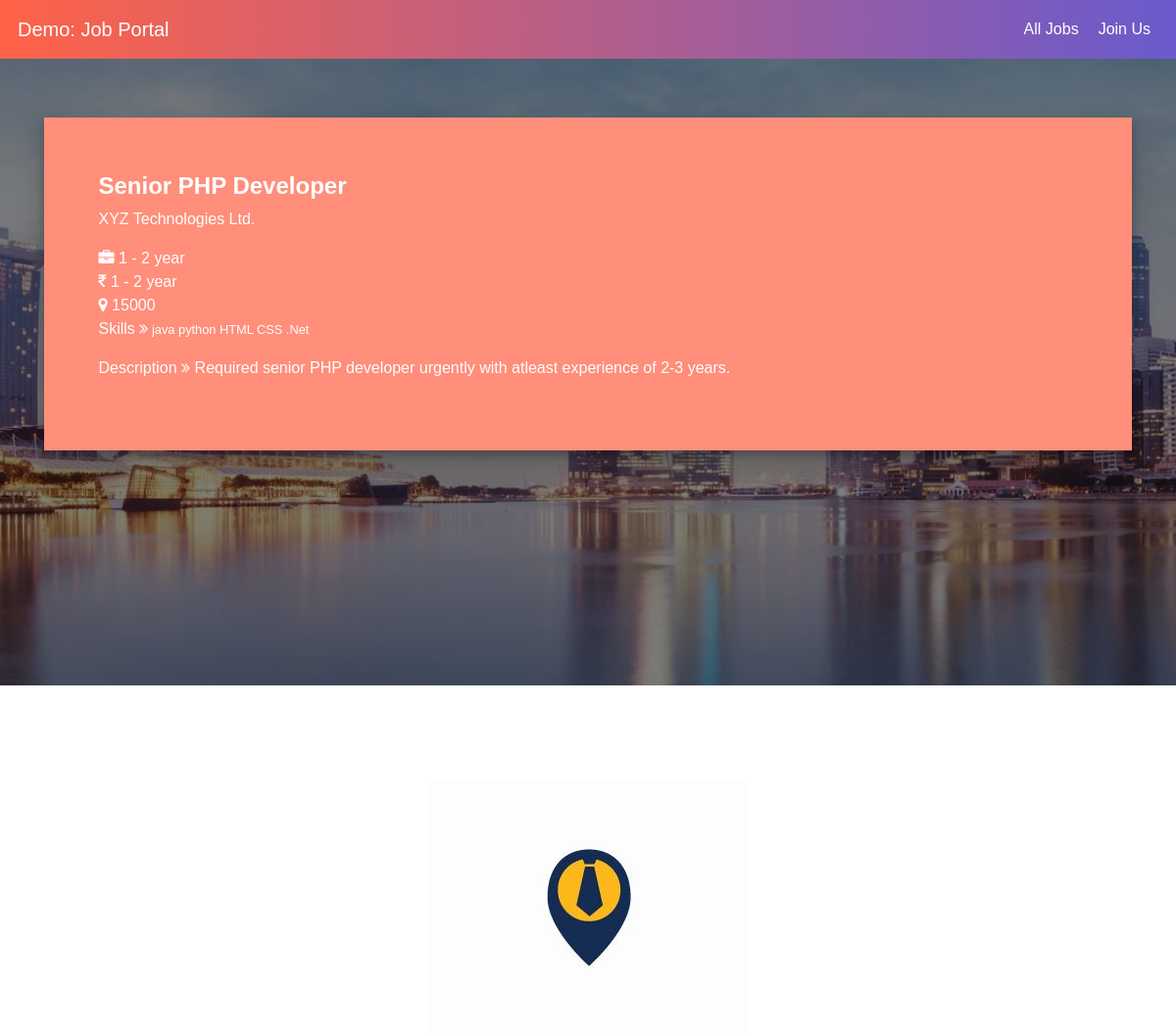
The app's page /description/1 with its own data.
### tables this page shows
CREATE TABLE `joblist` (
  `job_id` int(255) NOT NULL,
  `job_title` varchar(100) NOT NULL,
  `job_location` varchar(50) NOT NULL,
  `job_skills` varchar(150) NOT NULL,
  `job_salary` int(255) NOT NULL,
  `job_company_name` varchar(150) NOT NULL,
  `job_description` varchar(400) NOT NULL,
  `job_experience` varchar(50) NOT NULL,
  `job_employeer_email` varchar(50) NOT NULL
);

### application/controllers/Home.php (called while the page is built, shortened)
<?php
class Home extends CI_Controller {
	function __construct() {
		$this->load->library('session');
		$this->load->helper('url');
		$this->load->model('job_model');
		$this->data = $this->job_model->readJobs();
	}
	public function job()
	{
		$item = $this->data;
		$data['job'] = $item[$this->uri->segment(2)];
		$this->load->view('description',$data);
	}
}

### index.php (called while the page is built, shortened)
<?php
require_once BASEPATH.'core/CodeIgniter.php';

### application/models/Job_model.php (called while the page is built, shortened)
<?php
class Job_model extends CI_Model {
    public function readJobs(){
        $query = $this->db->get('joblist');
        return $query->result_array();
    }
}
?>

### application/views/description.php (the view)
<?php require('header.php'); ?>
<div class="banner ">
    <div class="container login-container">
        <div class="login-form-3">
				<?php
				$names = explode(",", $job['job_skills']);
				echo "<h4><b>".$job['job_title']."</b></h4>
				<p>".$job['job_company_name']."</p>
				<i class='fa fa-briefcase'></i><span> ".$job['job_experience']."</span><br/>
				<i class='fa fa-inr'></i><span> ".$job['job_experience']."</span><br/>
				<i class='fa fa-map-marker'></i><span> ".$job['job_salary']."</span>
				<p>Skills <i class='fa fa-angle-double-right'></i>";
				foreach($names as $name){ echo '<small> '.$name.'</small>'; }
				echo "<p>Description <i class='fa fa-angle-double-right'></i> ".$job['job_description'];
				?>
		</div>
    </div>
</section>
<?php require('footer.php'); ?>

### css/style.css (style rules this page uses)
* { padding: 0; margin: 0; font-family: sans-serif; }
.banner { height: 80vh; background-image: linear-gradient(rgba(0,0,0,0.5),rgba(0,0,0,0.5)),url(../images/banner1.png); background-size: cover; background-position: center; color: #fff; }

### css/registercss.css (style rules this page uses)
.login-container { padding-top:5%; margin-bottom: 5%; }
.login-form-3 { padding: 5%; background: #ff8e7a; box-shadow: 0 5px 8px 0 rgba(0, 0, 0, 0.2), 0 9px 26px 0 rgba(0, 0, 0, 0.19); }

### records on screen
joblist: job_title "Senior PHP Developer", job_company_name "XYZ Technologies Ltd.", job_experience "1 - 2 year", job_salary "15000", job_skills "java", job_skills "python", job_skills "HTML", job_skills "CSS", job_skills ".Net", job_description "Required senior PHP developer urgently with atleast experience of 2-3 years."
